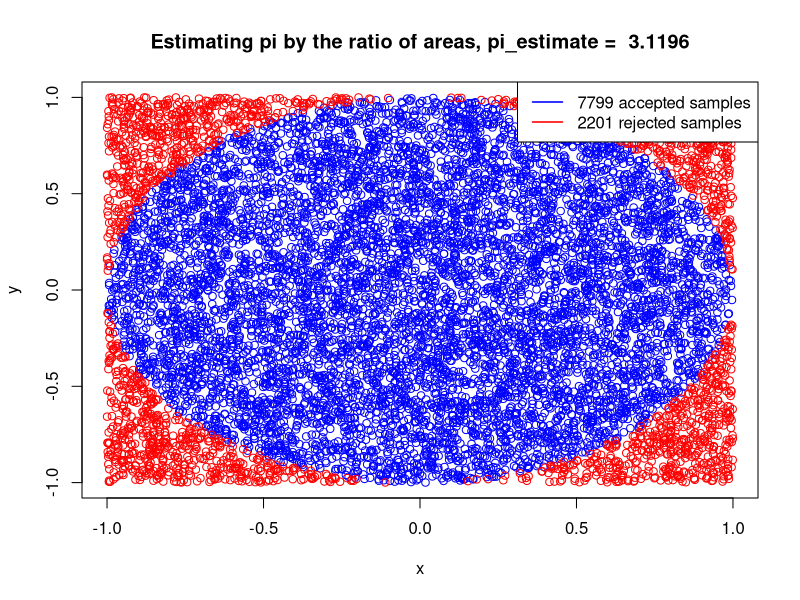

This chart was generated by the following R code:
# Illustrate estimating pi using using the ratio A_circle / A_square = pi/4 where 
# we estimate the areas by drawing points  uniformly inside a unit square 
# and estimating the A_circle by counting draws inside the circle.
sample_function <- function(x) return (runif(n=2, min=-1, max=1))

acceptance_bound <-function(x, y) {
    # Accepting all points inside a circle of unit radius.
    ((x**2 + y**2) < 1) * 1
}

N_SAMPLES <- 1e4 # Plotting takes some times when using > 1e5 nmbr of samples
samples <- replicate(N_SAMPLES, sample_function())

list_samples <- split(samples, rep(1:ncol(samples), each = nrow(samples)))

accepted_indices <- sapply(list_samples, 
                           function(x) acceptance_bound(x[1], x[2]))
accepted_samples <- samples[, accepted_indices==1]
rejected_samples <- samples[, accepted_indices==0]

# Estimate pi by the ratio of the number of accepted samples over the
# total number of samples
pi_estimate <- 4*dim(accepted_samples)[2] / N_SAMPLES
print(pi_estimate - pi)

# Illustrade the accepted and rejected samples
plot(accepted_samples[1,], accepted_samples[2,], xlim=c(-1,1), ylim=c(-1,1), 
     col='blue', 
     main=paste('Estimating pi by the ratio of areas, pi_estimate = ',
                pi_estimate), xlab='x', ylab='y')
points(rejected_samples[1,], rejected_samples[2,], col='red')
n_rejected_samps <- dim(rejected_samples)[2]
n_accepted_samps <- dim(accepted_samples)[2]
legend('topright', c(paste(toString(n_accepted_samps), 'accepted samples'), 
                     paste(toString(n_rejected_samps), 'rejected samples')), 
       col=c('blue', 'red'), lwd=1.5, bty='o', bg='white')
dev.copy(jpeg, 'fig_estimate_pi.jpeg')
dev.off()
